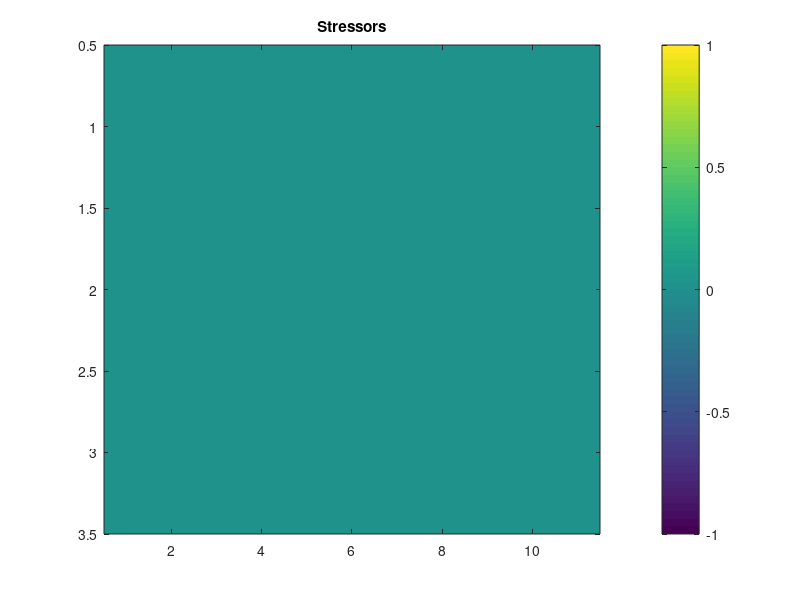

This chart was generated by the following MATLAB code:

% Parameters
K = 1e3; % Carrying capacity
T = 10; % Length of simulation
n = 3; % Number of different cassettes
k = 3; % Size of the integron
nStressors = 3; % Number of different stressors
rho = 0.5;     % Casette-Reshuffling rate by integrase
theta = 0.5;    % Rate at which the integrase reinserts exciced cassettes
d0 = 1e-1;      % Natural death rate
dI = 1e-3;      % Fitness cost of active integrase
dS = 3e-1;      % Death rate induced by stressor (e.g. antibiotics)
beta = 0.5;     % Parameter determining how fast gene expression declines with increasing distance from promoter
gamma = 0.5;    % Shape parameter determining how expression level of a resistance gene affects death rate


% Intialisation
% Initialise the cell array (seed an initial population)
N0 = 1; % Initial number of cells
currPopArr(K).x = -1;

for cellId = 1:N0
    currPopArr(cellId).FunctIntegrase = binornd(1,0.5); % Choose if the bacterium has a functional integrase (0 = no; 1 = Yes)
    currPopArr(cellId).Genotype = 1:n;
    currPopArr(cellId).x = 1;
end

newPopArr = currPopArr;

% 2) Generate sequence of stressors
StressArr = zeros(T, nStressors);
StressArr(:,1) = 0; % Stressor 1 on constantly


sigma_m = 0.2; % average fraction of time that a stressor is present
sigma_v = 0.01; % average rate of switches between presence and absence
M = sigma_v / 2 * [1 - (1/(1-sigma_m)),1/(1-sigma_m);1/sigma_m, 1 - 1/sigma_m]; % transition matrix
lam = zeros(1,3); % initialise rates at which stressors change
lam_prob = zeros(1,3); % probabilities that 1 of the three stressors change


N = N0;

for t = 1:T
    
    % Stressors, run each chain independently
    
    for i = 1:nStressors
       r = rand(1); 
               if StressArr(t,i) == 0
                  lam(i) = M(1,2);
               else
                  lam(i) = M(2,1); 
               end
               
               if r<lam(i)
                   StressArr(t+1,i) = mod(StressArr(t,i)+1,2); % stressor changes if probability is greater than a random number
               else
                   StressArr(t+1,i) = StressArr(t,i); % stressor remains the same
               end
    end
    
    CellIdxAtNextTime = 1; % Index of current cell in newPopArr
    
    for c = 1 : N
        display(['Simulating cell ', num2str(c)]);
        % ---------------------------------------------------------------------
        % Death check
        stressor_stress = 0;
        for idStressor =1:nStressors %stressor induced increase in death rate
        if StressArr(T,idStressor)~=0 %check if stressor is present
            Etot = 0; % Expression of resistance genes for that stressor
            for cassette=1:k % cassetteindicates cassette position)
                if currPopArr(c).Genotype(cassette) == idStressor
                Etot = Etot + exp(-beta*(cassette-1));
                end
            end
            stressor_stress = stressor_stress + dS*exp(-gamma*Etot); %increase the induce stress
        end
        end
        integrase_stress = 0;
        if currPopArr(c).FunctIntegrase==1 %additionnal death rate due to functioning integrase
            integrase_stress = dI;
        end
        death_rate = d0 + stressor_stress + integrase_stress; 
        death_chance = rand;

        if death_chance < death_rate
            display('cell dies')
            continue %should make the while loop skip to the next cell
        end
        
        % Carry the cell forwards into the next generation
        newPopArr(CellIdxAtNextTime) = currPopArr(c);
        CellIdxAtNextTime = CellIdxAtNextTime + 1;

        % ---------------------------------------------------------------------
        % Mutation

        
        % ---------------------------------------------------------------------
        % Reshuffle
        % Reshuffling can occur only if the integrase is active, and then it
        % occurs with probability rho. Decide if it occurs by checking if the
        % integrase is active and if it is active, draw a random number to
        % choose if reshuffling occurs.
        numberGenesInCasette = sum(currPopArr(c).Genotype~=0);
        doesReshufflingOccur = (currPopArr(c).FunctIntegrase == 1) & (rand(1)<rho) & (numberGenesInCasette>0);

        if (doesReshufflingOccur==1) 
            % Choose which cassette to excise. Assume this cassette is chosen
            % at random so that each cassette has an equal chance of being
            % excised. Under this assumption we can model excision by a
            % multinomial distribution with each category having the same
            % probability of 'success' (here 'success' corresponds to excision).
            excisionProbVec = ones(numberGenesInCasette,1)/numberGenesInCasette; % Vector where component i gives the probability of excising cassette i. Here we assume each cassette is equally likely to be excised.
            cassetteIdxToExcise = find(mnrnd(1,excisionProbVec));

            % Excise the chosen cassette
            newGenotype = exciseCassette(currPopArr(c).Genotype, cassetteIdxToExcise, k);

            % Decide whether cassette is reinserted. Reinsertion occurs
            % with probability theta.
            doesReinsertionOccur = (rand(1) < theta);

            if (doesReinsertionOccur == 1)
                excisedCassette = currPopArr(c).Genotype(cassetteIdxToExcise); % Identity of the excised cassette
                newGenotype = reInsertCassette(newGenotype, excisedCassette, k);
            end

            % Update the genotype of the bacterium
            display('cell reshuffles')
            newPopArr(CellIdxAtNextTime-1).Genotype = newGenotype;
        end

        % ---------------------------------------------------------------------
        % Replication
        rVec = rand(2,1);
        if (rVec(1) < (1 - N/K))
            % Decide if changes to genome (mutation/reshuffling) occured
            % before or after replication
            if (rVec(2) > 0.5)
                newPopArr(CellIdxAtNextTime) = currPopArr(c);
            else
                newPopArr(CellIdxAtNextTime) = newPopArr(CellIdxAtNextTime-1);
            end
            display('cell replicates');
            CellIdxAtNextTime = CellIdxAtNextTime + 1;

        end
        
        % Collect reporters

        % Other stuff
    end
    
    % Update the population arrays
    N = CellIdxAtNextTime-1; % Population at next time
    currPopArr = newPopArr;
    
    % show all cells on screen
    display('----------------')
    display(['Time t = ', num2str(t)])
    display(['Population size, N = ' num2str(N)])
%     for c = 1:N
%         newPopArr(c)
%     end
end

% Visualise and analyse results

% visualise stressors
figure(1)
clf
%subplot(8+1,2,[1 2])
imagesc(StressArr')
colorbar
title('Stressors')
